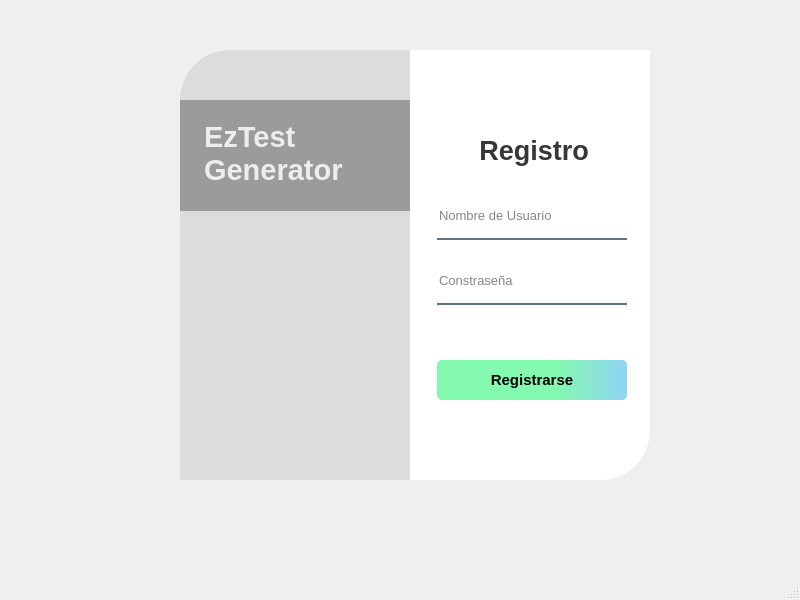
<?xml version="1.0" encoding="UTF-8"?>
<ui version="4.0">
 <class>MainWindow</class>
 <widget class="QMainWindow" name="MainWindow">
  <property name="geometry">
   <rect>
    <x>0</x>
    <y>0</y>
    <width>800</width>
    <height>600</height>
   </rect>
  </property>
  <property name="windowTitle">
   <string>MainWindow</string>
  </property>
  <widget class="QWidget" name="centralwidget">
   <widget class="QWidget" name="widget" native="true">
    <property name="geometry">
     <rect>
      <x>140</x>
      <y>20</y>
      <width>550</width>
      <height>500</height>
     </rect>
    </property>
    <widget class="QLabel" name="label_image">
     <property name="geometry">
      <rect>
       <x>40</x>
       <y>30</y>
       <width>280</width>
       <height>430</height>
      </rect>
     </property>
     <property name="styleSheet">
      <string notr="true">border-image: url(:/image/pexels-james-wheeler.jpg);
border-top-left-radius: 50px;</string>
     </property>
     <property name="text">
      <string/>
     </property>
     <property name="scaledContents">
      <bool>true</bool>
     </property>
    </widget>
    <widget class="QLabel" name="label_shadowBacground">
     <property name="geometry">
      <rect>
       <x>40</x>
       <y>30</y>
       <width>280</width>
       <height>430</height>
      </rect>
     </property>
     <property name="styleSheet">
      <string notr="true">background-color:rgba(0,0,0,20);
border-top-left-radius: 50px;</string>
     </property>
     <property name="text">
      <string/>
     </property>
    </widget>
    <widget class="QLabel" name="label_witheShadow">
     <property name="geometry">
      <rect>
       <x>270</x>
       <y>30</y>
       <width>240</width>
       <height>430</height>
      </rect>
     </property>
     <property name="styleSheet">
      <string notr="true">background-color:rgba(255,255,255,255);
border-bottom-right-radius: 50px;</string>
     </property>
     <property name="text">
      <string/>
     </property>
    </widget>
    <widget class="QLabel" name="label_loginIn">
     <property name="geometry">
      <rect>
       <x>300</x>
       <y>110</y>
       <width>188</width>
       <height>40</height>
      </rect>
     </property>
     <property name="font">
      <font>
       <pointsize>20</pointsize>
       <weight>75</weight>
       <bold>true</bold>
      </font>
     </property>
     <property name="styleSheet">
      <string notr="true">color: rgba(0,0,0,200);</string>
     </property>
     <property name="text">
      <string>Registro</string>
     </property>
     <property name="alignment">
      <set>Qt::AlignCenter</set>
     </property>
    </widget>
    <widget class="QLineEdit" name="lineEdit_name">
     <property name="geometry">
      <rect>
       <x>297</x>
       <y>180</y>
       <width>190</width>
       <height>40</height>
      </rect>
     </property>
     <property name="font">
      <font>
       <pointsize>10</pointsize>
      </font>
     </property>
     <property name="styleSheet">
      <string notr="true">background-color:rgba(0, 0, 0, 0);
border:none;
border-bottom: 2px solid rgba( 46, 82, 101, 200);
color: rgba(0, 0, 0, 240);
padding-bottom: 7px;</string>
     </property>
     <property name="placeholderText">
      <string>Nombre de Usuario</string>
     </property>
    </widget>
    <widget class="QLineEdit" name="lineEdit_password">
     <property name="geometry">
      <rect>
       <x>297</x>
       <y>245</y>
       <width>190</width>
       <height>40</height>
      </rect>
     </property>
     <property name="font">
      <font>
       <pointsize>10</pointsize>
      </font>
     </property>
     <property name="styleSheet">
      <string notr="true">background-color:rgba(0, 0, 0, 0);
border:none;
border-bottom: 2px solid rgba( 46, 82, 101, 200);
color: rgba(0, 0, 0, 240);
padding-bottom: 7px;</string>
     </property>
     <property name="echoMode">
      <enum>QLineEdit::Password</enum>
     </property>
     <property name="placeholderText">
      <string>Constraseña</string>
     </property>
    </widget>
    <widget class="QPushButton" name="pushButton_logIn">
     <property name="geometry">
      <rect>
       <x>297</x>
       <y>340</y>
       <width>190</width>
       <height>40</height>
      </rect>
     </property>
     <property name="font">
      <font>
       <pointsize>11</pointsize>
       <weight>75</weight>
       <bold>true</bold>
      </font>
     </property>
     <property name="styleSheet">
      <string notr="true">QPushButton{
	background-color: qlineargradient(spread:pad, x1:0, y1:0.523, x2:1, y2:0.522, stop:0.625 rgba(132, 250, 176, 255), stop:1 rgba(143, 211, 244, 255));
	border-radius: 5px
}
QPushButton::hover{
	background-color: qlineargradient(spread:repeat, x1:0, y1:0.5, x2:1, y2:0.5, stop:0 rgba(143, 211, 244, 255), stop:0.477273 rgba(135, 255, 180, 255));
}

QPushButton::pressed{
	padding-lef: 5px;
	padding-top:5px;
	background-color: rgb(97, 255, 211);
}
</string>
     </property>
     <property name="text">
      <string>Registrarse</string>
     </property>
    </widget>
    <widget class="QLabel" name="label_shadowTittle">
     <property name="geometry">
      <rect>
       <x>40</x>
       <y>80</y>
       <width>230</width>
       <height>111</height>
      </rect>
     </property>
     <property name="styleSheet">
      <string notr="true">background-color: rgba(0, 0, 0, 75);</string>
     </property>
     <property name="text">
      <string/>
     </property>
    </widget>
    <widget class="QLabel" name="label_tittle">
     <property name="geometry">
      <rect>
       <x>64</x>
       <y>103</y>
       <width>180</width>
       <height>61</height>
      </rect>
     </property>
     <property name="font">
      <font>
       <pointsize>22</pointsize>
       <weight>75</weight>
       <bold>true</bold>
      </font>
     </property>
     <property name="styleSheet">
      <string notr="true">color: rgba(255,255,255,210);</string>
     </property>
     <property name="text">
      <string>EzTest 
Generator</string>
     </property>
    </widget>
    <widget class="QLabel" name="label_aviso">
     <property name="geometry">
      <rect>
       <x>300</x>
       <y>300</y>
       <width>192</width>
       <height>21</height>
      </rect>
     </property>
     <property name="styleSheet">
      <string notr="true">color:rgba(0,0,0,210)</string>
     </property>
     <property name="text">
      <string/>
     </property>
     <property name="alignment">
      <set>Qt::AlignCenter</set>
     </property>
    </widget>
   </widget>
  </widget>
  <widget class="QMenuBar" name="menubar">
   <property name="geometry">
    <rect>
     <x>0</x>
     <y>0</y>
     <width>800</width>
     <height>21</height>
    </rect>
   </property>
  </widget>
  <widget class="QStatusBar" name="statusbar"/>
 </widget>
 <resources>
  <include location="../images/res.qrc"/>
 </resources>
 <connections/>
</ui>
